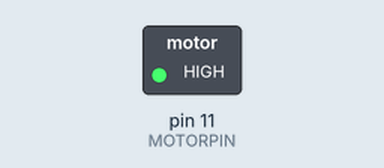
The sketch below on a simulated Arduino Uno, built with avr-gcc and run on an emulated ATmega328P. Parts: switched loads named in the sketch (green lamp = pin HIGH).

Above: at 2.5 s.
At 5.5 s:
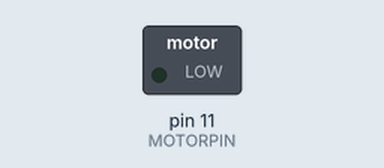
Timing chart, 0 to 7.8 s (numbered marks = the images above):
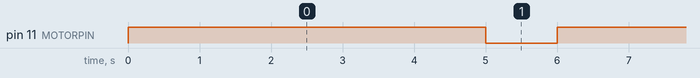

The sketch:

sketch_oct17a.ino
```cpp
#define MOTORPIN 11     // Digital pin connected to the DHT sensor

void setup() {
  // put your setup code here, to run once:
  pinMode(MOTORPIN,OUTPUT) ;
}

void loop() {
  // put your main code here, to run repeatedly:
  digitalWrite(MOTORPIN,HIGH) ;
  delay(5000);
  digitalWrite(MOTORPIN,LOW) ;
  delay(1000);
}
```

Measured:
- by itself, pin 11 (MOTORPIN): alternates HIGH for 5.0 s and LOW for 1.0 s
